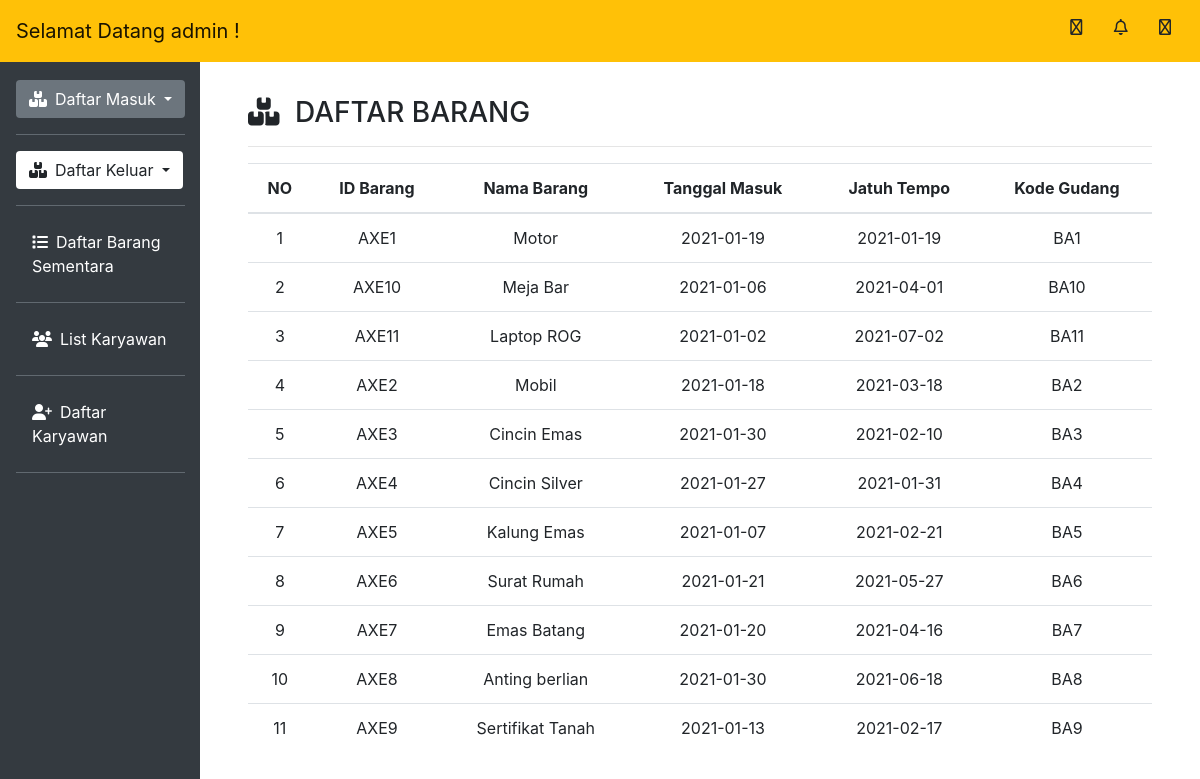
The app's page /gudang_daftar.php (signed in) with its own data.
### tables this page shows
CREATE TABLE `gudang_barang` (
  `idBarang` varchar(10) NOT NULL,
  `namaBarang` text NOT NULL,
  `kodeGudang` varchar(10) NOT NULL,
  `tanggalMasuk` date NOT NULL,
  `jatuhTempo` date NOT NULL
);

### gudang_daftar.php (the view, shortened to what this page needs)
<!DOCTYPE html>
<html lang="en">
<body>
   <?php
   include_once 'header.php';
   include_once 'includes/database.php';
   $result= mysqli_query ($conn, "SELECT * FROM gudang_barang");
   ?>
   <div class="col-md-10 p-5 pt-2">
      <h3><i class="fas fa-boxes mr-2"></i> DAFTAR BARANG</h3>
      <hr>
      <table class="table table-hover text-center">
         <thead>
            <tr>
               <th scope="col">NO</th>
               <th scope="col">ID Barang</th>
               <th scope="col">Nama Barang</th>
               <th scope="col">Tanggal Masuk</th>
               <th scope="col">Jatuh Tempo</th>
               <th scope="col">Kode Gudang</th>
            </tr>
         </thead>
         <tbody>
            <?php $i = 1; ?>
               <?php while ($row = mysqli_fetch_assoc($result)) : ?>
            <tr>
               <td scope="row"><?= $i; ?></td>
               <td><?= $row["idBarang"]; ?></td>
               <td><?= $row["namaBarang"]; ?></td>
               <td><?= $row["tanggalMasuk"]; ?></td>
               <td><?= $row["jatuhTempo"]; ?></td>
               <td><?= $row["kodeGudang"]; ?></td>
            </tr>
            <?php $i++; ?>
               <?php endwhile; ?>
         </tbody>
      </table>
   </div>
</body>
</html>

### records on screen
gudang_barang: idBarang "AXE1", namaBarang "Motor", tanggalMasuk "2021-01-19", jatuhTempo "2021-01-19", kodeGudang "BA1"
gudang_barang: idBarang "AXE10", namaBarang "Meja Bar", tanggalMasuk "2021-01-06", jatuhTempo "2021-04-01", kodeGudang "BA10"
gudang_barang: idBarang "AXE11", namaBarang "Laptop ROG", tanggalMasuk "2021-01-02", jatuhTempo "2021-07-02", kodeGudang "BA11"
gudang_barang: idBarang "AXE2", namaBarang "Mobil", tanggalMasuk "2021-01-18", jatuhTempo "2021-03-18", kodeGudang "BA2"
gudang_barang: idBarang "AXE3", namaBarang "Cincin Emas", tanggalMasuk "2021-01-30", jatuhTempo "2021-02-10", kodeGudang "BA3"
gudang_barang: idBarang "AXE4", namaBarang "Cincin Silver", tanggalMasuk "2021-01-27", jatuhTempo "2021-01-31", kodeGudang "BA4"
gudang_barang: idBarang "AXE5", namaBarang "Kalung Emas", tanggalMasuk "2021-01-07", jatuhTempo "2021-02-21", kodeGudang "BA5"
gudang_barang: idBarang "AXE6", namaBarang "Surat Rumah", tanggalMasuk "2021-01-21", jatuhTempo "2021-05-27", kodeGudang "BA6"
gudang_barang: idBarang "AXE7", namaBarang "Emas Batang", tanggalMasuk "2021-01-20", jatuhTempo "2021-04-16", kodeGudang "BA7"
gudang_barang: idBarang "AXE8", namaBarang "Anting berlian", tanggalMasuk "2021-01-30", jatuhTempo "2021-06-18", kodeGudang "BA8"
gudang_barang: idBarang "AXE9", namaBarang "Sertifikat Tanah", tanggalMasuk "2021-01-13", jatuhTempo "2021-02-17", kodeGudang "BA9"

### other values on screen
$_SESSION["usersStatus"] "admin"
